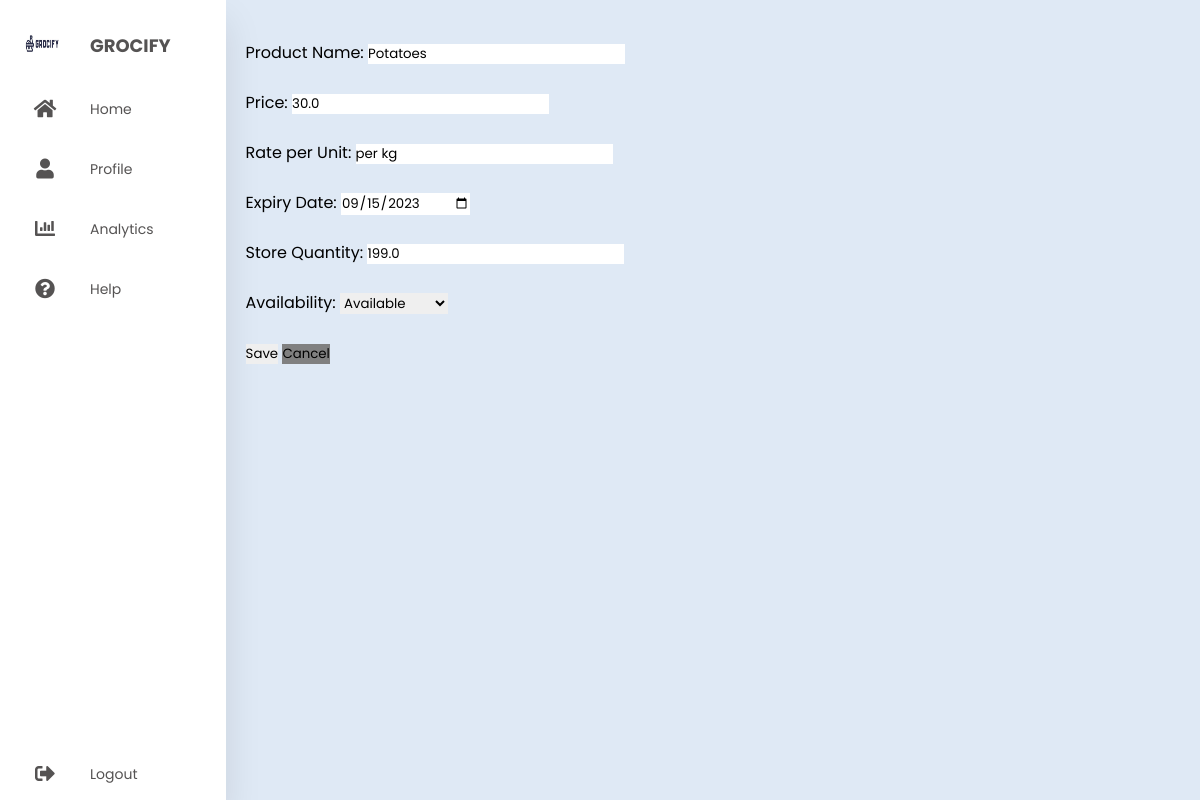
The page /edit-product/2 on the database its author committed.
### app.py (models this page shows)
class Products(db.Model):
    Product_ID = db.Column(db.Integer, primary_key=True, autoincrement=True)
    Product_Name = db.Column(db.String)
    Price = db.Column(db.Float)
    per_rate = db.Column(db.String)
    Expiry_Date = db.Column(db.String)
    Store_QTY = db.Column(db.Float)
    Availability = db.Column(db.Boolean)
    Category_ID = db.Column(db.Integer, db.ForeignKey('categories.Category_ID'))

### app.py (the view, shortened to what this page needs)
@app.route('/edit-product/<string:product_id>', methods=['GET', 'POST'])
def edit_product(product_id):
    product = Products.query.filter_by(Product_ID=product_id).first()
    return render_template('edit-product.html', product_id=product_id, product=product)

### app.py (called while the page is built)
@app.before_request
def initialize_cart():
    if 'cart' not in session:
        session['cart'] = {}

### templates/edit-product.html (shortened to what this page needs)
<!DOCTYPE html>
<html>
<head>
    <link rel="stylesheet" href="{{ url_for('static', filename='dashboard_style.css') }}" />
    <link rel="stylesheet" href="https://cdnjs.cloudflare.com/ajax/libs/font-awesome/5.15.4/css/all.min.css"/>
</head>
<body>
    <div class="container">
        <nav>
            <ul>
                <li><a href="#" class="logo">
                    <img src="{{ url_for('static', filename='logo.JPG') }}" alt="">
                    <span class="nav-item">Grocify</span>
                </a></li>
                <li><a href="#">
                    <i class="fas fa-home"></i>
                <span class="nav-item">Home</span>                </a></li>
                <li><a href="#">
                    <i class="fas fa-user"></i>
                <span class="nav-item">Profile</span>
                </a></li>
                <li><a href="">
                    <i class="fas fa-chart-bar"></i>
                <span class="nav-item">Analytics</span>
                </a></li>
                <li><a href="">
                    <i class="fas fa-question-circle"></i>
                <span class="nav-item">Help</span>
                </a></li>
                <li><a href="{{ url_for('logout') }}" class="logout">
                    <i class="fas fa-sign-out-alt"></i>
                    <span class="nav-item">Logout</span>
                </a></li>
            </ul>
        </nav>
        <section class="main">
            <div class="main-categories">
                <form action="{{ url_for('edit_product', product_id=product_id) }}" method="POST" enctype="multipart/form-data">
                    <label for="product_name">Product Name:</label>
                    <input type="text" id="product_name" name="product_name" value="{{product.Product_Name}}" required><br><br>
                    <label for="price">Price:</label>
                    <input type="number" id="price" name="price" value="{{ product.Price}}" required><br><br>
                    <label for="per_rate">Rate per Unit:</label>
                    <input type="text" id="per_rate" name="per_rate" value="{{product.per_rate}}" required><br><br>
                    <label for="expiry_date">Expiry Date:</label>
                    <input type="date" id="expiry_date" name="expiry_date" value="{{product.Expiry_Date}}" required><br><br>
                    <label for="store_qty">Store Quantity:</label>
                    <input type="number" id="store_qty" name="store_qty" value="{{product.Store_QTY}}" required><br><br>
                    <label for="availability">Availability:</label>
                    <select id="availability" name="availability">
                        <option value="true">Available</option>
                    </select><br><br>
                    <button type="submit">Save</button>
                    <button type="button" id="close-popup">Cancel</button>
                </form>
            </div>
        </section>
    </div>
</body>
</html>

### static/dashboard_style.css (style rules this page uses)
* { margin: 0; padding: 0; outline: none; border: none; text-decoration: none; box-sizing: border-box; font-family: "Poppins", sans-serif; }
body { background: #dfe9f5; }
.container { display: flex; }
nav { position: relative; top: 0; bottom: 0; height: 100vh; left: 0; background: #fff; width: 280px; overflow: hidden; box-shadow: 0 20px 35px rgba(0, 0, 0, 0.1); }
.logo { text-align: center; display: flex; margin: 10px 0 0 10px; }
.logo img { width: 45px; height: 45px; border-radius: 50%; }
.logo span { font-weight: bold; padding-left: 15px; font-size: 18px; text-transform: uppercase; }
a { position: relative; color: rgb(85, 83, 83); font-size: 14px; display: table; width: 280px; padding: 10px; }
nav .fas { position: relative; width: 70px; height: 40px; top: 14px; font-size: 20px; text-align: center; }
.nav-item { position: relative; top: 12px; margin-left: 10px; }
.logout { position: absolute; bottom: 0; }
.main { position: relative; padding: 20px; width: 100%; }
.main-categories { display: flex; margin-top: 20px; }
#close-popup { background-color: gray; }

### rows shown on the page
Products: product_name "Potatoes", price "30.0", per_rate "per kg", expiry_date "09/15/2023", store_qty "199.0"
